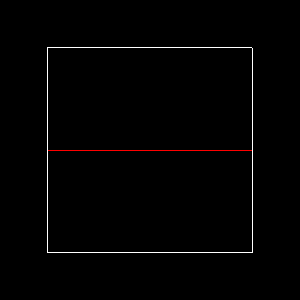

Source code (Python):
#!/usr/bin/env python

# Generate a 2D iso-contour on a minimal single-pixel image using
# vtkFlyingEdges2D to stress boundary conditions.

# Factory overrides
import vtkmodules.vtkInteractionStyle  # noqa: F401
import vtkmodules.vtkRenderingOpenGL2  # noqa: F401

from vtkmodules.vtkCommonDataModel import vtkImageData
from vtkmodules.vtkFiltersCore import vtkFlyingEdges2D
from vtkmodules.vtkFiltersModeling import vtkOutlineFilter
from vtkmodules.vtkRenderingCore import (
    vtkActor,
    vtkPolyDataMapper,
    vtkRenderWindow,
    vtkRenderWindowInteractor,
    vtkRenderer,
)

# Create a 2x2x1 image (single pixel) with scalar values
image = vtkImageData()
image.SetDimensions(2, 2, 1)
image.AllocateScalars(10, 1)

scalars = image.GetPointData().GetScalars()
scalars.InsertTuple1(0, -1.0)
scalars.InsertTuple1(1, -1.0)
scalars.InsertTuple1(2, 1.0)
scalars.InsertTuple1(3, 1.0)

# Flying edges 2D contour at zero crossing
iso = vtkFlyingEdges2D()
iso.SetInputData(image)
iso.SetValue(0, 0.0)
iso.Update()

iso_mapper = vtkPolyDataMapper()
iso_mapper.SetInputConnection(iso.GetOutputPort())
iso_mapper.ScalarVisibilityOff()

iso_actor = vtkActor()
iso_actor.SetMapper(iso_mapper)
iso_actor.GetProperty().SetColor(1, 0, 0)
iso_actor.GetProperty().SetOpacity(1)

# Outline
outline = vtkOutlineFilter()
outline.SetInputData(image)

outline_mapper = vtkPolyDataMapper()
outline_mapper.SetInputConnection(outline.GetOutputPort())

outline_actor = vtkActor()
outline_actor.SetMapper(outline_mapper)

# Renderer
renderer = vtkRenderer()
renderer.AddActor(outline_actor)
renderer.AddActor(iso_actor)
renderer.SetBackground(0, 0, 0)

# Window
render_window = vtkRenderWindow()
render_window.SetMultiSamples(0)
render_window.AddRenderer(renderer)
render_window.SetSize(300, 300)
render_window.SetWindowName("flying edges2d thin pixel")

# Scene
renderer.ResetCamera()

# Interactor
interactor = vtkRenderWindowInteractor()
interactor.SetRenderWindow(render_window)

interactor.Initialize()
interactor.Start()
